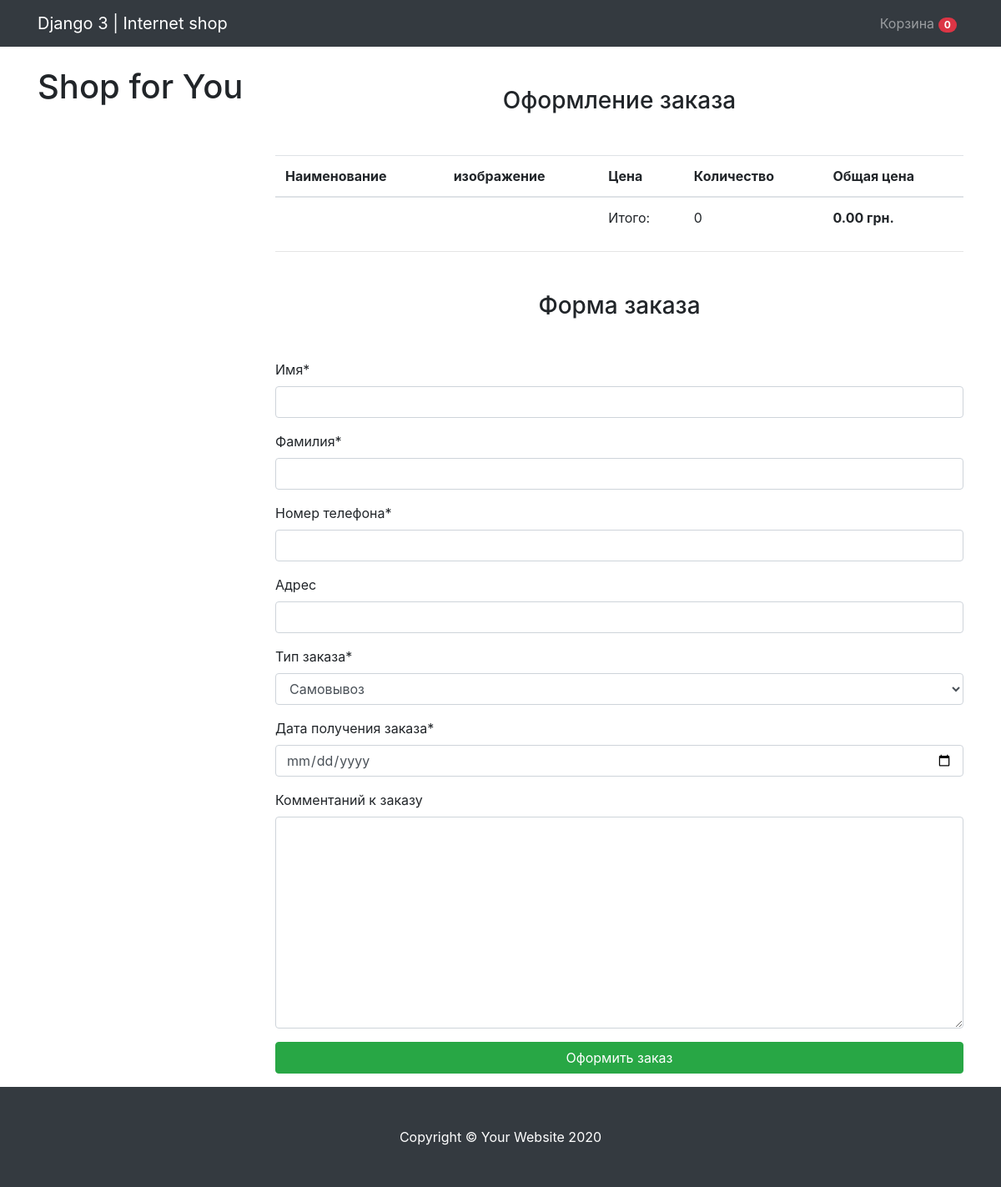
The app's page /checkout/ with its own data.
### mainapp/models.py (models this page shows, shortened)
class Cart(models.Model):
    owner = models.ForeignKey("Customer", null=True, verbose_name="Владелец", on_delete=models.CASCADE)
    products = models.ManyToManyField(CartProduct, blank=True, related_name="related_cart")    # связь с объектом CartProdukt (многие ко многим). blank=True - для проверки даных. поле может быть пустым
    total_product = models.PositiveIntegerField(default=0)
    final_price = models.DecimalField(
        max_digits=9, decimal_places=2, verbose_name="Общая цена", default=0
    )
    in_order = models.BooleanField(default=False)    # для определения является корзина в заказе или нет (по умолчанию - нет)
    for_anonymous_user = models.BooleanField(default=False)

### mainapp/views.py (the view)
# urls.py: path("checkout/", views.CheckoutView.as_view(), name="checkout"),
class CheckoutView(CartMixin, View):
    def get(self, request, *args, **kwargs):
        categories = Category.objects.all()
        form = OrderForm(request.POST or None)    # пост запрос или ничего (инстансирование формы)
        context = {
            "cart": self.cart,
            "categories": categories,
            "form": form,
        }
        return render(request, "mainapp/checkout.html", context)

### mainapp/forms.py
class OrderForm(forms.ModelForm):
    def __init__(self, *args, **kwargs):
        super().__init__(*args, **kwargs)
        self.fields["order_date"].label = "Дата получения заказа"    # для отображения коректной надписи в форме
    order_date = forms.DateField(widget=forms.TextInput(attrs={"type": "date"}))    # для упрощения выбора даты (как на календаре)
    class Meta:
        model = Order    # модель с которой необходимо работать
        fields = (    # поля которые необходимо отрендерить в шаблоне
            "first_name", "last_name", "phone",
            "address", "buying_type", "order_date", "comment"
        )

### templates/mainapp/checkout.html (shortened to what this page needs)
{% extends "base/base.html" %}
{% load crispy_forms_tags %}
{% block content %}
<h3 class="text-center mt-5 mb-5">Оформление заказа</h3>
<table class="table">
    <thead>
        <tr>
            <th scope="col">Наименование</th>
            <th scope="col">изображение</th>
            <th scope="col">Цена</th>
            <th scope="col">Количество</th>
            <th scope="col">Общая цена</th>
        </tr>
    </thead>
    <tbody>
            <tr>
                <td colspan="2"></td>
                <td>Итого:</td>
                <td>{{ cart.total_product }}</td>
                <td><strong>{{ cart.final_price }} грн.</strong></td>
            </tr>
    </tbody>
</table>
<hr>
<form action="{% url 'mainapp:make_order' %}" method="POST">
    <h3 class="text-center mt-5 mb-5">Форма заказа</h3>
    {{ form|crispy }}
    <input type="submit" class="btn btn-success btn-block mb-3" value="Оформить заказ">
</form>
{% endblock content %}

### templates/base/base.html (shortened to what this page needs)
{% load static %}
<!DOCTYPE html>
<html lang="en">
<head>
  <link href="{% static 'mainapp/vendor/bootstrap/css/bootstrap.min.css' %}" rel="stylesheet">
  <link href="{% static 'mainapp/css/shop-homepage.css' %}" rel="stylesheet">
</head>
<body>
  <nav class="navbar navbar-expand-lg navbar-dark bg-dark fixed-top">
    <div class="container">
      <a class="navbar-brand" href="#">Django 3 | Internet shop</a>
      <div class="collapse navbar-collapse" id="navbarResponsive">
        <ul class="navbar-nav ml-auto">
          <li class="nav-item">
            <a class="nav-link" href="{% url 'mainapp:cart' %}">Корзина <span class="badge badge-pill badge-danger">{{ cart.products.count }}</span></a>
          </li>
        </ul>
      </div>
    </div>
  </nav>
  <div class="container">
    <div class="row">
      <div class="col-lg-3">
        <h1 class="my-4">Shop for You</h1>
      </div>
      <div class="col-lg-9">
        {% block content %}{% endblock content %}
      </div>
    </div>
  </div>
  <footer class="py-5 bg-dark">
    <div class="container">
      <p class="m-0 text-center text-white">Copyright &copy; Your Website 2020</p>
    </div>
  </footer>
</body>
</html>

### static/mainapp/css/shop-homepage.css (style rules this page uses)
body { padding-top: 56px; }

### records on screen
Cart: products.count "0", total_product "0", final_price "0.00"
